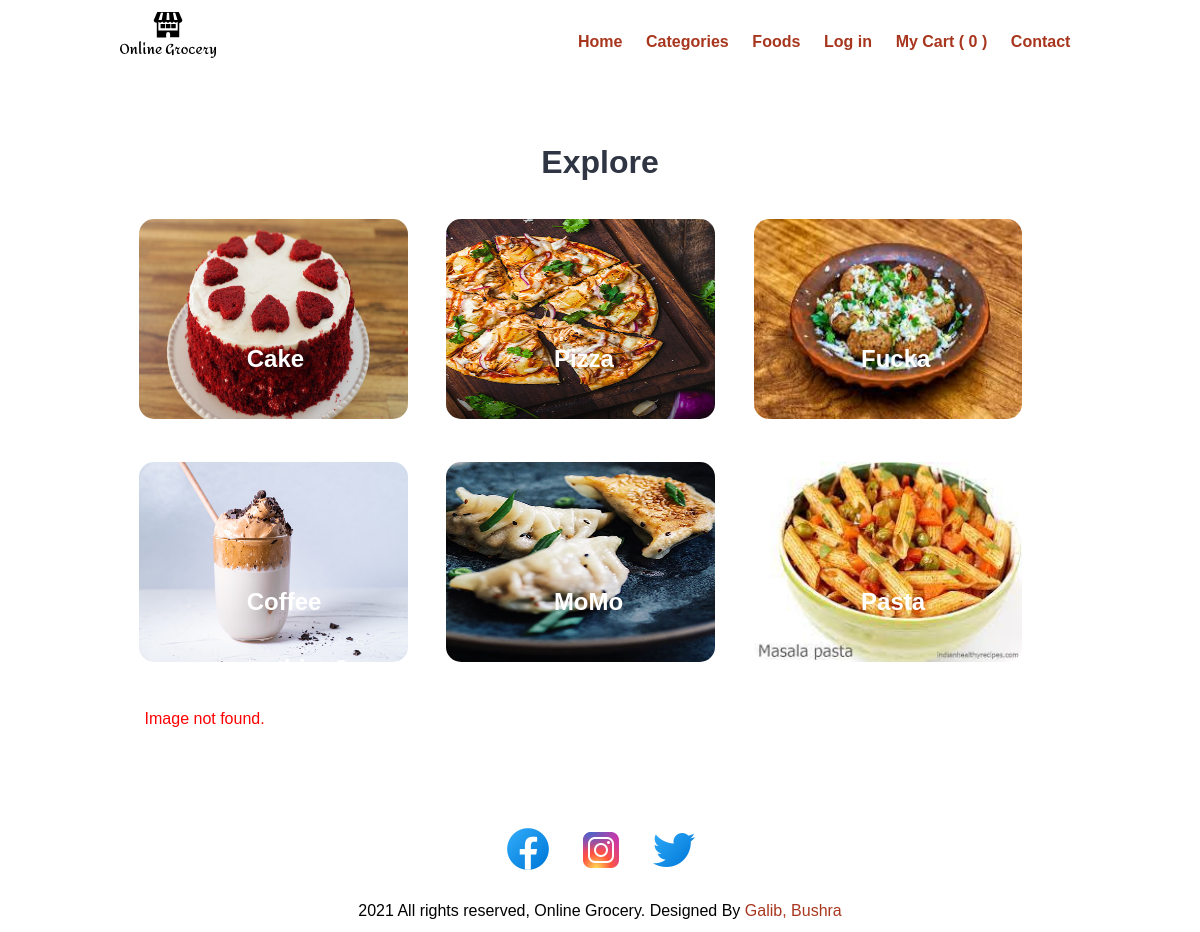
The app's page /categories.php, older data.
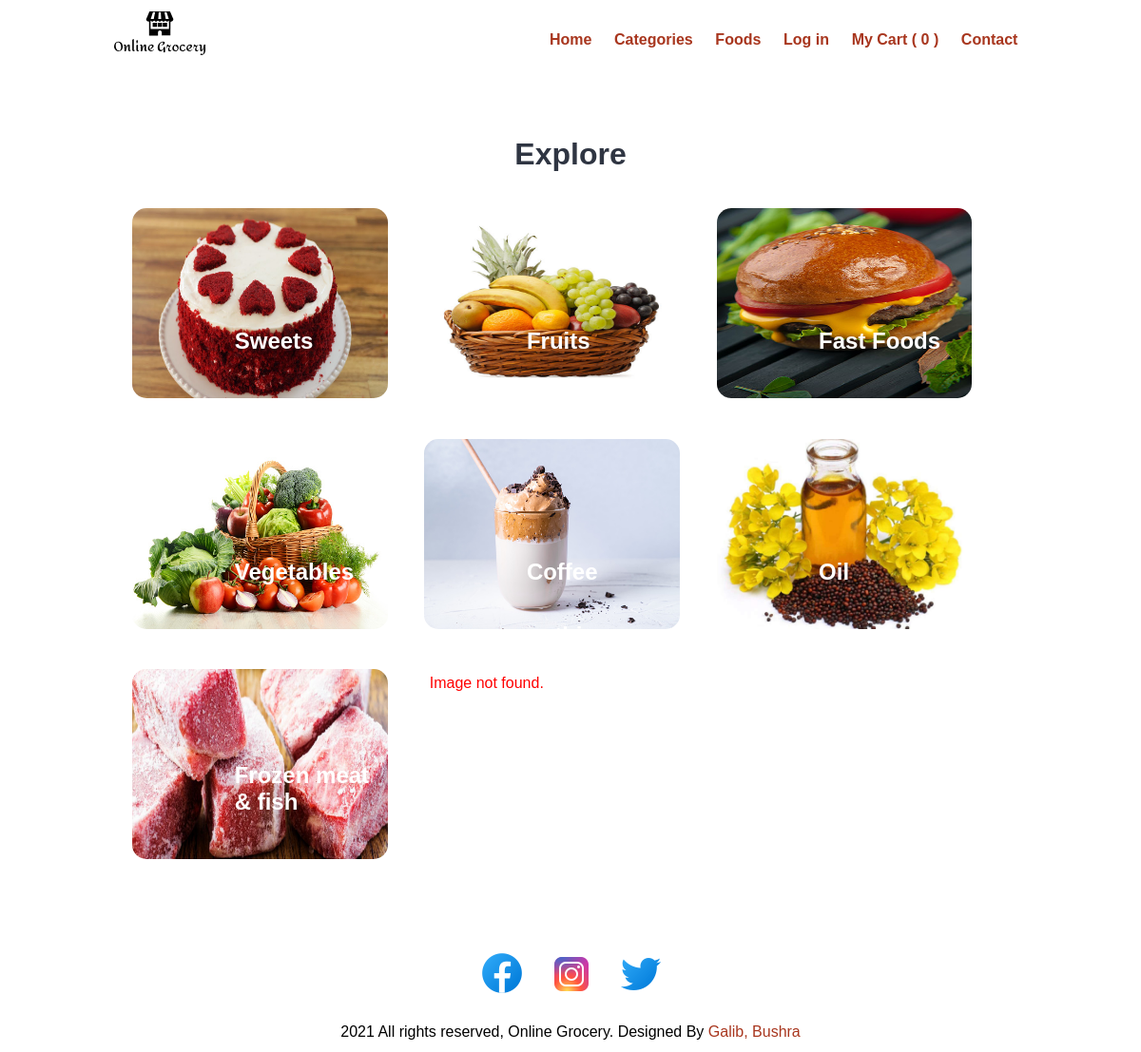
The same page, newer data.
### tables this page shows
CREATE TABLE `tbl_category` (
  `id` int(10) UNSIGNED NOT NULL,
  `title` varchar(100) NOT NULL,
  `image_name` varchar(255) NOT NULL,
  `featured` varchar(10) NOT NULL,
  `active` varchar(10) NOT NULL
);

### categories.php (the view, shortened to what this page needs)
<?php include('partials-front/menu.php'); ?>
    <section class="categories">
        <div class="container">
            <h2 class="text-center">Explore</h2>
            <?php
                $sql = "SELECT * FROM tbl_category WHERE active='Yes'";
                $res = mysqli_query($conn, $sql);
                $count = mysqli_num_rows($res);
                if($count>0)
                {
                    while($row=mysqli_fetch_assoc($res))
                    {
                        $id = $row['id'];
                        $title = $row['title'];
                        $image_name = $row['image_name'];
                        ?>
                        <a href="<?php echo SITEURL; ?>category-foods.php?category_id=<?php echo $id; ?>">
                            <div class="box-3 float-container">
                                <?php
                                    if($image_name=="")
                                    {
                                        echo "<div class='error'>Image not found.</div>";
                                    }
                                    else
                                    {
                                        ?>
                                        <img src="<?php echo SITEURL; ?>images/category/<?php echo $image_name; ?>" alt="Pizza"
                                        class="img-responsive img-curve" height="200px" width="100px">
                                        <?php
                                    }
                                ?>
                                <h3 class="float-text text-white"><?php echo $title; ?></h3>
                            </div>
                        </a>
                        <?php
                    }
                }
                else
                {
                    echo "<div class='error'>Category not found.</div>";
                }
            ?>
        </div>
    </section>
    <?php include('partials-front/footer.php'); ?>

### partials-front/menu.php (shortened to what this page needs)
<!DOCTYPE html>
<html lang="en">
<head>
    <link rel="stylesheet" href="css/style.css">
</head>
<body>
    <section class="navbar">
        <div class="container">
            <div class="logo">
                <a href="#" title="Logo">
                    <img src="images/default-monochrome-black.svg" alt="Restaurant Logo" class="img-responsive">
                </a>
            </div>
            <div class="menu text-right">
                <ul>
                    <li>
                        <a href="<?php echo SITEURL; ?>">Home</a>
                    </li>
                    <li>
                        <a href="<?php echo SITEURL; ?>categories.php">Categories</a>
                    </li>
                    <li>
                        <a href="<?php echo SITEURL; ?>foods.php">Foods</a>
                    </li>
                    <li>
                        <a href="<?php echo SITEURL; ?>log-in.php">Log in</a>
                    </li>
                    <?php
                     $count=0;
                    ?>
                    <li>
                        <a href="mycart.php">My Cart ( <?php echo $count; ?> )</a>
                    </li>
                    <li>
                        <a href="#">Contact</a>
                    </li>
                </ul>
            </div>
        </div>
    </section>

### partials-front/footer.php
<section class="social">
        <div class="container text-center">
            <ul>
                <li>
                    <a href="#"><img src="../facebook-new.png"/></a>
                </li>
                <li>
                    <a href="#"><img src="../images/instagram-new.png"/></a>
                </li>
                <li>
                    <a href="#"><img src="../images/twitter.png"/></a>
                </li>
            </ul>
        </div>
    </section>
    <section class="footer">
        <div class="container text-center">
            <p>2021 All rights reserved, Online Grocery. Designed By <a href="#">Galib, Bushra</a></p>
        </div>
    </section>
</body>
</html>

### css/style.css (style rules this page uses)
* { margin: 0 0; padding: 0 0; font-family: Arial, Helvetica, sans-serif; }
.container { width: 80%; margin: 0 auto; padding: 1%; }
.img-responsive { width: 100%; }
.img-curve { border-radius: 15px; }
.text-right { text-align: right; }
.text-center { text-align: center; }
.text-white { color: white; }
a { color: #a8361e; text-decoration: none; }
h2 { color: #2f3542; font-size: 2rem; margin-bottom: 2%; }
h3 { font-size: 1.5rem; }
.float-container { position: relative; }
.float-text { position: absolute; bottom: 50px; left: 40%; }
.error { padding: 2%; color: red; }
.logo { width: 10%; float: left; }
.menu { line-height: 60px; }
.menu ul { list-style-type: none; }
.menu ul li { display: inline; padding: 1%; font-weight: bold; }
.categories { padding: 4% 0; }
.box-3 { width: 28%; float: left; margin: 2%; }
.social ul { list-style-type: none; }
.social ul li { display: inline; padding: 1%; }

Row changes from the older to the newer data that the page shows:
removed tbl_category: image_name (picture), title "Pizza"
removed tbl_category: image_name (picture), title "Fucka"
removed tbl_category: image_name (picture), title "MoMo"
removed tbl_category: image_name (picture), title "Pasta"
removed tbl_category: image_name "Image not found.", title "nothing2"
changed tbl_category: title "Cake" → "Sweets"
added tbl_category: image_name (picture), title "Fruits"
added tbl_category: image_name (picture), title "Fast Foods"
added tbl_category: image_name (picture), title "Vegetables"
added tbl_category: image_name (picture), title "Oil"
added tbl_category: image_name (picture), title "Frozen meat & fish"
added tbl_category: image_name "Image not found."
